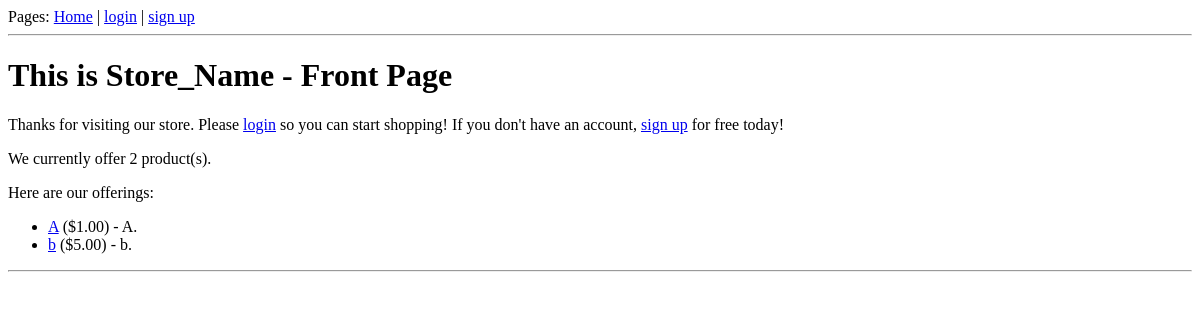
/, run on an earlier commit of the app's database.
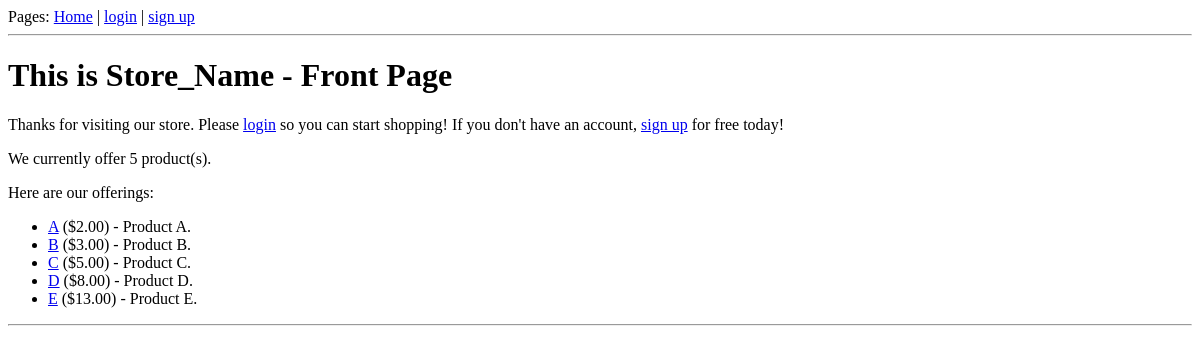
And on a later commit of the database.
### StoreDB/models.py (models this page shows, shortened)
class Product(models.Model):
    name = models.CharField(max_length=100)
    desc = models.CharField(max_length=1000)
    unit_price = models.DecimalField(max_digits=8, decimal_places=2)
    date_added = models.DateField()

### OGHW/views.py (the view)
# urls.py: url(r'^$', 'frontpage'),                            # Front Page
def frontpage(request):                 # Basic landing page, changes depending on login
    user = request.user
    store = {'name':  'Store_Name', 'motto': 'Store_Motto'}
    products = Product.objects.all()
    c = {'user': user, 'store': store, 'product_list': products}
    return render(request, 'frontpage.html', c)

### OGHW/templates/frontpage.html (shortened to what this page needs)
{% extends "base.html" %}
{% block page %} Front Page {% endblock %}
{% block content %}
<p> We currently offer {{ product_list|length }} product(s). </p>
Here are our offerings:
<ul>
{% for product in product_list %}
    <li><a href=/product_page/{{ product.id }}/>{{ product.name }}</a> (${{ product.unit_price }}) - {{ product.desc }}.</li>
{% endfor %}
</ul>
{% endblock %}

### OGHW/templates/base.html (shortened to what this page needs)
<!DOCTYPE HTML PUBLIC "-//W3C//DTD HTML 4.01//EN">
<html lang="en">
<head>
</head>
<body>
{% if user.is_authenticated %}
    Pages:     <a href = / >Home</a> | <a href = /history/>Past Orders</a> | <a href = /accounts/logout/>Logout</a>
    {% else %}
    Pages:     <a href = / >Home</a> | <a href = /accounts/login>login</a> | <a href = /register/> sign up</a>
{% endif %}
<hr>
<h1>This is {{store.name}} - {% block page %} {% endblock %}</h1>
{% if user.is_authenticated %}
Welcome{% if user.name %}, {{user.name}}{% endif %}!
{% else %}
Thanks for visiting our store. Please <a href = /accounts/login>login</a> so you can start shopping! If you don't have an account,
<a href = /register/> sign up</a> for free today!
{% endif %}</p>
{% block content %}{% endblock %}
{% block footer %}
<hr>
{% endblock %}
</body>
</html>

What changed in the data, as far as the page shows it:
changed Product: unit_price "1.00" → "2.00"; desc "A" → "Product A"
changed Product: name "b" → "B"; unit_price "5.00" → "3.00"; desc "b" → "Product B"
added Product: name "C", unit_price "5.00", desc "Product C"
added Product: name "D", unit_price "8.00", desc "Product D"
added Product: name "E", unit_price "13.00", desc "Product E"
Also different on the page:
{{ product_list|length }}: "2" → "5"
